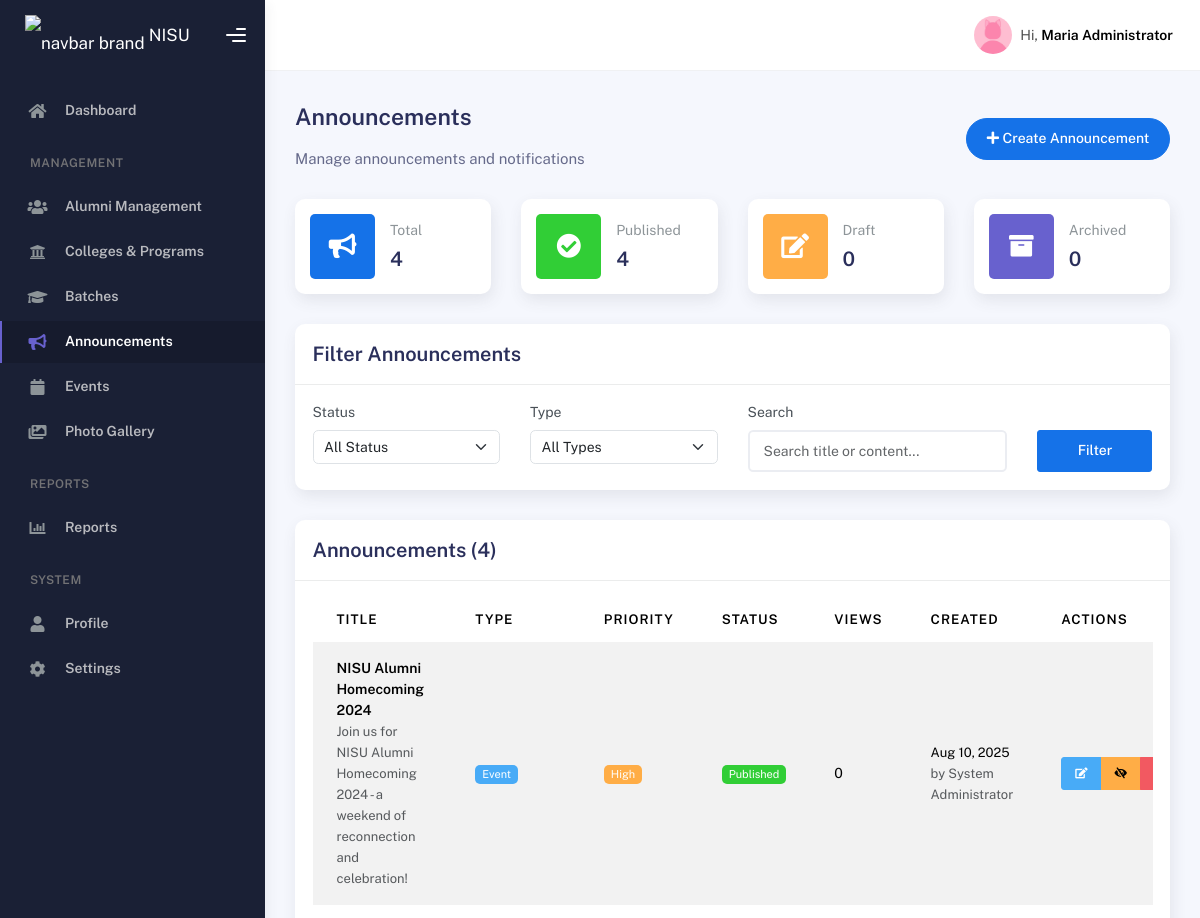
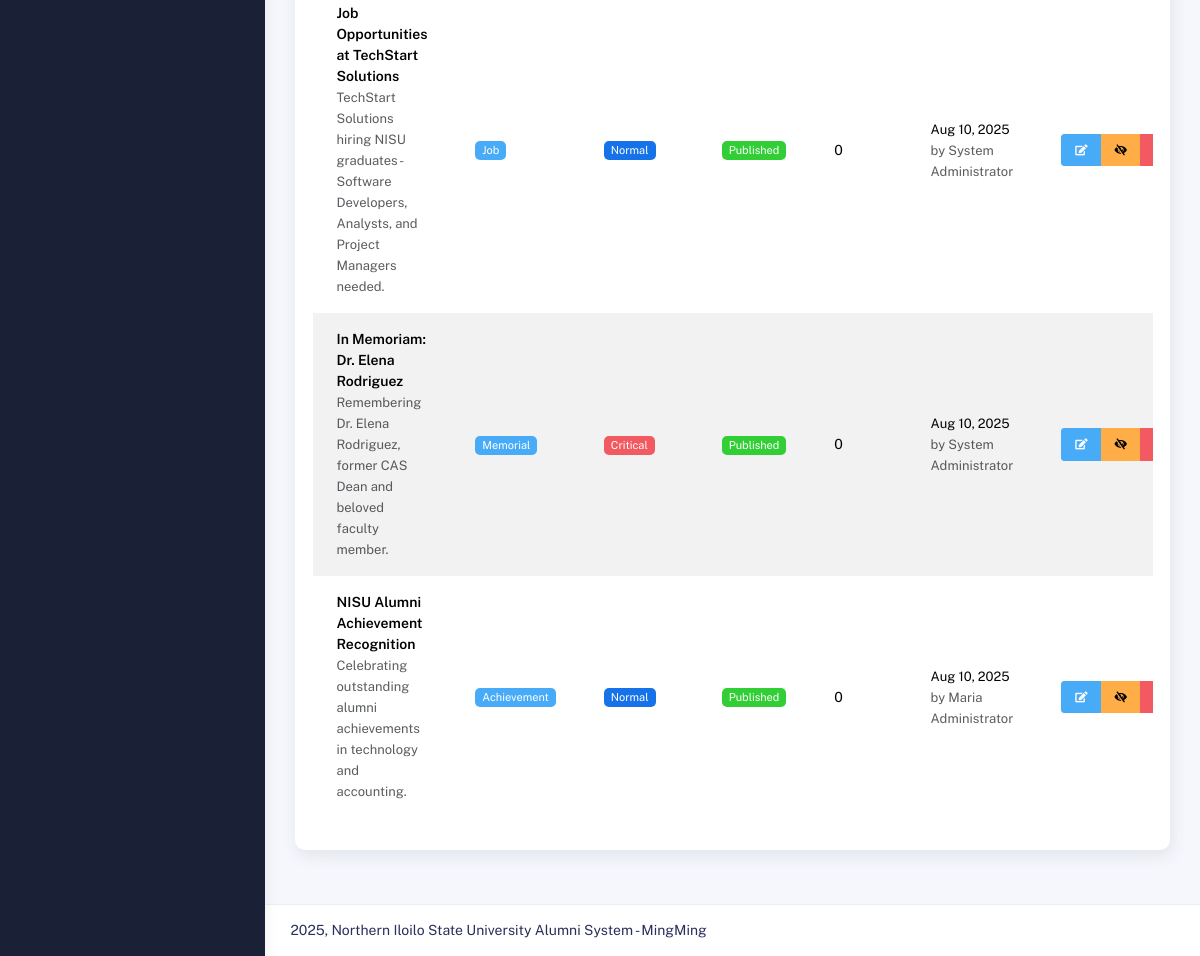
/manage_announcements.php (signed in), run on the app's committed database (2 pictures, top to bottom).
### tables this page shows
CREATE TABLE `announcements` (
  `id` int(11) NOT NULL,
  `admin_id` int(11) NOT NULL,
  `title` varchar(200) NOT NULL,
  `content` text NOT NULL,
  `excerpt` varchar(500) DEFAULT NULL,
  `announcement_type` enum('General','Event','Job','Achievement','Memorial','Urgent') DEFAULT 'General',
  `priority` enum('Low','Normal','High','Critical') DEFAULT 'Normal',
  `featured_image` varchar(255) DEFAULT NULL,
  `attachments` text,
  `target_batches` text COMMENT 'Comma-separated batch IDs',
  `target_programs` text COMMENT 'Comma-separated program IDs',
  `target_colleges` text COMMENT 'Comma-separated college IDs',
  `is_public` tinyint(1) DEFAULT '1',
  `status` enum('Draft','Published','Archived') DEFAULT 'Draft',
  `published_at` timestamp NULL DEFAULT NULL,
  `expires_at` timestamp NULL DEFAULT NULL,
  `view_count` int(11) DEFAULT '0',
  `created_at` timestamp NOT NULL DEFAULT CURRENT_TIMESTAMP,
  `updated_at` timestamp NOT NULL DEFAULT CURRENT_TIMESTAMP ON UPDATE CURRENT_TIMESTAMP
);

### manage_announcements.php (the view, shortened to what the rows shown need)
<?php
require_once 'db_con.php';
require_once 'auth_check.php';
$where_conditions = [];
$params = [];
$where_clause = !empty($where_conditions) ? "WHERE " . implode(" AND ", $where_conditions) : "";
$page = $_GET['page'] ?? 1;
$limit = 10;
$offset = ($page - 1) * $limit;
$announcements = fetchAll("
    SELECT a.*, ad.full_name as admin_name,
           CASE
               WHEN a.expires_at IS NOT NULL AND a.expires_at < NOW() THEN 'Expired'
               ELSE a.status
           END as display_status
    FROM announcements a
    JOIN admins ad ON a.admin_id = ad.id
    $where_clause
    ORDER BY a.created_at DESC
    LIMIT $limit OFFSET $offset
", $params);
$stats = [
    'total' => fetchRow("SELECT COUNT(*) as count FROM announcements")['count'],
    'published' => fetchRow("SELECT COUNT(*) as count FROM announcements WHERE status = 'Published'")['count'],
    'draft' => fetchRow("SELECT COUNT(*) as count FROM announcements WHERE status = 'Draft'")['count'],
    'expired' => fetchRow("SELECT COUNT(*) as count FROM announcements WHERE expires_at < NOW() AND expires_at IS NOT NULL")['count'],
    'archived' => fetchRow("SELECT COUNT(*) as count FROM announcements WHERE status = 'Archived'")['count']
];
?>
<!DOCTYPE html>
<html lang="en">
<head>
    <link rel="stylesheet" href="assets/css/bootstrap.min.css" />
    <link rel="stylesheet" href="assets/css/plugins.min.css" />
    <link rel="stylesheet" href="assets/css/kaiadmin.min.css" />
</head>
<body>
    <div class="wrapper">
        <div class="main-panel">
            <div class="main-header">
<?php include("include/navbar.php"); ?>
            </div>
            <div class="container">
                <div class="page-inner">
                    <div class="row">
                        <div class="col-sm-6 col-md-3">
                            <div class="card card-stats card-round">
                                <div class="card-body">
                                    <div class="row align-items-center">
                                        <div class="col col-stats ms-3 ms-sm-0">
                                            <div class="numbers">
                                                <p class="card-category">Total</p>
                                                <h4 class="card-title"><?= $stats['total'] ?></h4>
                                            </div>
                                        </div>
                                    </div>
                                </div>
                            </div>
                        </div>
                        <div class="col-sm-6 col-md-3">
                            <div class="card card-stats card-round">
                                <div class="card-body">
                                    <div class="row align-items-center">
                                        <div class="col col-stats ms-3 ms-sm-0">
                                            <div class="numbers">
                                                <p class="card-category">Published</p>
                                                <h4 class="card-title"><?= $stats['published'] ?></h4>
                                            </div>
                                        </div>
                                    </div>
                                </div>
                            </div>
                        </div>
                        <div class="col-sm-6 col-md-3">
                            <div class="card card-stats card-round">
                                <div class="card-body">
                                    <div class="row align-items-center">
                                        <div class="col col-stats ms-3 ms-sm-0">
                                            <div class="numbers">
                                                <p class="card-category">Draft</p>
                                                <h4 class="card-title"><?= $stats['draft'] ?></h4>
                                            </div>
                                        </div>
                                    </div>
                                </div>
                            </div>
                        </div>
                        <div class="col-sm-6 col-md-3">
                            <div class="card card-stats card-round">
                                <div class="card-body">
                                    <div class="row align-items-center">
                                        <div class="col col-stats ms-3 ms-sm-0">
                                            <div class="numbers">
                                                <p class="card-category">Archived</p>
                                                <h4 class="card-title"><?= $stats['archived'] ?></h4>
                                            </div>
                                        </div>
                                    </div>
                                </div>
                            </div>
                        </div>
                    </div>
                    <div class="row">
                        <div class="col-md-12">
                            <div class="card">
                                <div class="card-body">
                                    <div class="table-responsive">
                                        <table class="table table-striped">
                                            <thead>
                                                <tr>
                                                    <th>Title</th>
                                                    <th>Type</th>
                                                    <th>Priority</th>
                                                    <th>Status</th>
                                                    <th>Views</th>
                                                    <th>Created</th>
                                                    <th>Actions</th>
                                                </tr>
                                            </thead>
                                            <tbody>
                                                <?php foreach ($announcements as $announcement): ?>
                                                <tr>
                                                    <td>
                                                        <div>
                                                            <strong><?= htmlspecialchars($announcement['title']) ?></strong>
                                                        </div>
                                                        <small class="text-muted">
                                                            <?= htmlspecialchars($announcement['excerpt'] ?: substr($announcement['content'], 0, 100) . '...') ?>
                                                        </small>
                                                    </td>
                                                    <td>
                                                        <span class="badge badge-info"><?= htmlspecialchars($announcement['announcement_type']) ?></span>
                                                    </td>
                                                    <td>
                                                        <?php
                                                        $priority_class = [
                                                            'Low' => 'badge-secondary',
                                                            'Normal' => 'badge-primary',
                                                            'High' => 'badge-warning',
                                                            'Critical' => 'badge-danger'
                                                        ];
                                                        ?>
                                                        <span class="badge <?= $priority_class[$announcement['priority']] ?? 'badge-secondary' ?>">
                                                            <?= htmlspecialchars($announcement['priority']) ?>
                                                        </span>
                                                    </td>
                                                    <td>
                                                        <?php
                                                        $status_class = [
                                                            'Published' => 'badge-success',
                                                            'Draft' => 'badge-warning',
                                                            'Archived' => 'badge-secondary',
                                                            'Expired' => 'badge-dark'
                                                        ];
                                                        ?>
                                                        <span class="badge <?= $status_class[$announcement['display_status']] ?? 'badge-secondary' ?>">
                                                            <?= htmlspecialchars($announcement['display_status']) ?>
                                                        </span>
                                                    </td>
                                                    <td><?= number_format($announcement['view_count']) ?></td>
                                                    <td>
                                                        <small>
                                                            <?= date('M j, Y', strtotime($announcement['created_at'])) ?><br>
                                                            <span class="text-muted">by <?= htmlspecialchars($announcement['admin_name']) ?></span>
                                                        </small>
                                                    </td>
                                                    <td>
                                                        <div class="btn-group" role="group">
                                                            <button class="btn btn-sm btn-info" onclick="editAnnouncement(<?= $announcement['id'] ?>)" title="Edit">
                                                                <i class="fa fa-edit"></i>
                                                            </button>
                                                            <button class="btn btn-sm btn-<?= $announcement['status'] === 'Published' ? 'warning' : 'success' ?>"
                                                                    onclick="toggleStatus(<?= $announcement['id'] ?>)"
                                                                    title="<?= $announcement['status'] === 'Published' ? 'Unpublish' : 'Publish' ?>">
                                                                <i class="fa fa-<?= $announcement['status'] === 'Published' ? 'eye-slash' : 'eye' ?>"></i>
                                                            </button>
                                                            <button class="btn btn-sm btn-danger" onclick="deleteAnnouncement(<?= $announcement['id'] ?>)" title="Delete">
                                                            </button>
                                                        </div>
                                                    </td>
                                                </tr>
                                                <?php endforeach; ?>
                                            </tbody>
                                        </table>
                                    </div>
                                </div>
                            </div>
                        </div>
                    </div>
                </div>
            </div>
        </div>
    </div>
</body>
</html>

### include/navbar.php (shortened to what the rows shown need)
<nav class="navbar navbar-header navbar-header-transparent navbar-expand-lg border-bottom">
    <div class="container-fluid">
        <ul class="navbar-nav topbar-nav ms-md-auto align-items-center">
            <li class="nav-item topbar-user dropdown hidden-caret">
                <a class="dropdown-toggle profile-pic" data-bs-toggle="dropdown" href="#" aria-expanded="false">
                    <span class="profile-username">
                        <span class="op-7">Hi,</span>
                        <span class="fw-bold"><?= htmlspecialchars($admin_info['full_name']) ?></span>
                    </span>
                </a>
            </li>
        </ul>
    </div>
</nav>

### data on the page
announcements: id "4", view_count "0", title "In Memoriam: Dr. Elena Rodriguez", excerpt "Remembering Dr. Elena Rodriguez, former CAS Dean and beloved faculty member.", announcement_type "Memorial", priority "Critical", display_status "Published", created_at "Aug 10, 2025", admin.full_name "System Administrator"
announcements: title "NISU Alumni Homecoming 2024", excerpt "Join us for NISU Alumni Homecoming 2024 - a weekend of reconnection and celebration!", announcement_type "Event", priority "High", display_status "Published", view_count "0", created_at "Aug 10, 2025", admin.full_name "System Administrator"
announcements: title "Job Opportunities at TechStart Solutions", excerpt "TechStart Solutions hiring NISU graduates - Software Developers, Analysts, and Project Managers needed.", announcement_type "Job", priority "Normal", display_status "Published", view_count "0", created_at "Aug 10, 2025", admin.full_name "System Administrator"
announcements: title "NISU Alumni Achievement Recognition", excerpt "Celebrating outstanding alumni achievements in technology and accounting.", announcement_type "Achievement", priority "Normal", display_status "Published", view_count "0", created_at "Aug 10, 2025", admin.full_name "Maria Administrator"

### other printed values
$admin_info['full_name'] "Maria Administrator"
$total_count "4"
